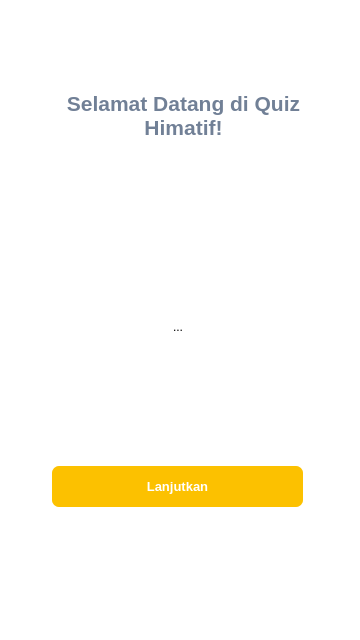
<?xml version="1.0" encoding="UTF-8"?>
<ui version="4.0">
 <class>MainWindow</class>
 <widget class="QMainWindow" name="MainWindow">
  <property name="geometry">
   <rect>
    <x>0</x>
    <y>0</y>
    <width>360</width>
    <height>640</height>
   </rect>
  </property>
  <property name="acceptDrops">
   <bool>false</bool>
  </property>
  <property name="windowTitle">
   <string>Quiz Himatif</string>
  </property>
  <property name="windowIcon">
   <iconset resource="assets.qrc">
    <normaloff>:/images/icon.png</normaloff>:/images/icon.png</iconset>
  </property>
  <property name="styleSheet">
   <string notr="true">QWidget{
	background-color: #FFFFFF;
}
QToolButton {
	border-radius:50px;
	background-color: #c4c4c4;
}

QLineEdit {
	padding-left:5px;
	border-radius:7px;
	border: 1px solid #FCC100;
}

QPushButton {
	padding: 0px;
	border: 0px;
	border-radius:2px;
	color: #FFFFFF;
}

QLabel{
	color: #718096;
}

</string>
  </property>
  <widget class="QWidget" name="centralwidget">
   <widget class="QStackedWidget" name="Stack_Pages">
    <property name="geometry">
     <rect>
      <x>0</x>
      <y>0</y>
      <width>360</width>
      <height>640</height>
     </rect>
    </property>
    <property name="sizePolicy">
     <sizepolicy hsizetype="Maximum" vsizetype="Maximum">
      <horstretch>0</horstretch>
      <verstretch>0</verstretch>
     </sizepolicy>
    </property>
    <property name="minimumSize">
     <size>
      <width>360</width>
      <height>0</height>
     </size>
    </property>
    <property name="currentIndex">
     <number>0</number>
    </property>
    <widget class="QWidget" name="page_1">
     <property name="styleSheet">
      <string notr="true">QPushButton#pushButton_Masuk{
	padding: 0px;
	border: 0px;
	border-radius:7px;
	background-color: #FCC100;
}

QToolButton {
	background-color: transparent;
}</string>
     </property>
     <widget class="QPushButton" name="pushButton_Masuk">
      <property name="enabled">
       <bool>true</bool>
      </property>
      <property name="geometry">
       <rect>
        <x>52</x>
        <y>466</y>
        <width>251</width>
        <height>41</height>
       </rect>
      </property>
      <property name="font">
       <font>
        <family>MS Shell Dlg 2</family>
        <pointsize>10</pointsize>
        <weight>75</weight>
        <bold>true</bold>
       </font>
      </property>
      <property name="cursor">
       <cursorShape>PointingHandCursor</cursorShape>
      </property>
      <property name="mouseTracking">
       <bool>false</bool>
      </property>
      <property name="focusPolicy">
       <enum>Qt::NoFocus</enum>
      </property>
      <property name="text">
       <string>Lanjutkan</string>
      </property>
      <property name="shortcut">
       <string notr="true"/>
      </property>
     </widget>
     <widget class="QToolButton" name="toolButton">
      <property name="geometry">
       <rect>
        <x>33</x>
        <y>182</y>
        <width>290</width>
        <height>290</height>
       </rect>
      </property>
      <property name="text">
       <string>...</string>
      </property>
      <property name="icon">
       <iconset resource="assets.qrc">
        <normaloff>:/images/Pict.png</normaloff>:/images/Pict.png</iconset>
      </property>
      <property name="iconSize">
       <size>
        <width>500</width>
        <height>500</height>
       </size>
      </property>
     </widget>
     <widget class="QLabel" name="label_Welcome">
      <property name="geometry">
       <rect>
        <x>63</x>
        <y>70</y>
        <width>241</width>
        <height>91</height>
       </rect>
      </property>
      <property name="font">
       <font>
        <family>MS Shell Dlg 2</family>
        <pointsize>16</pointsize>
        <weight>75</weight>
        <bold>true</bold>
       </font>
      </property>
      <property name="text">
       <string>Selamat Datang di Quiz Himatif!</string>
      </property>
      <property name="alignment">
       <set>Qt::AlignCenter</set>
      </property>
      <property name="wordWrap">
       <bool>true</bool>
      </property>
     </widget>
    </widget>
    <widget class="QWidget" name="page_2">
     <property name="styleSheet">
      <string notr="true">QPushButton#pushButton_Ready{
	padding: 0px;
	border: 0px;
	border-radius:7px;
	background-color: #FCC100;
}
</string>
     </property>
     <widget class="QLineEdit" name="lineEdit_Password">
      <property name="geometry">
       <rect>
        <x>50</x>
        <y>350</y>
        <width>251</width>
        <height>41</height>
       </rect>
      </property>
      <property name="acceptDrops">
       <bool>true</bool>
      </property>
      <property name="autoFillBackground">
       <bool>false</bool>
      </property>
      <property name="echoMode">
       <enum>QLineEdit::Password</enum>
      </property>
      <property name="placeholderText">
       <string> Password</string>
      </property>
     </widget>
     <widget class="QLabel" name="label_Warning">
      <property name="geometry">
       <rect>
        <x>0</x>
        <y>260</y>
        <width>351</width>
        <height>20</height>
       </rect>
      </property>
      <property name="text">
       <string/>
      </property>
      <property name="alignment">
       <set>Qt::AlignCenter</set>
      </property>
     </widget>
     <widget class="QLineEdit" name="lineEdit_Username">
      <property name="geometry">
       <rect>
        <x>50</x>
        <y>290</y>
        <width>251</width>
        <height>41</height>
       </rect>
      </property>
      <property name="acceptDrops">
       <bool>true</bool>
      </property>
      <property name="autoFillBackground">
       <bool>false</bool>
      </property>
      <property name="placeholderText">
       <string> Username / NPM</string>
      </property>
     </widget>
     <widget class="QToolButton" name="toolButton_Logo">
      <property name="geometry">
       <rect>
        <x>120</x>
        <y>120</y>
        <width>101</width>
        <height>101</height>
       </rect>
      </property>
      <property name="layoutDirection">
       <enum>Qt::LeftToRight</enum>
      </property>
      <property name="autoFillBackground">
       <bool>false</bool>
      </property>
      <property name="styleSheet">
       <string notr="true"/>
      </property>
      <property name="text">
       <string/>
      </property>
      <property name="icon">
       <iconset resource="assets.qrc">
        <normaloff>:/images/icon.png</normaloff>:/images/icon.png</iconset>
      </property>
      <property name="iconSize">
       <size>
        <width>100</width>
        <height>100</height>
       </size>
      </property>
     </widget>
     <widget class="QPushButton" name="pushButton_Ready">
      <property name="enabled">
       <bool>true</bool>
      </property>
      <property name="geometry">
       <rect>
        <x>50</x>
        <y>410</y>
        <width>251</width>
        <height>41</height>
       </rect>
      </property>
      <property name="font">
       <font>
        <family>MS Shell Dlg 2</family>
        <pointsize>10</pointsize>
        <weight>75</weight>
        <bold>true</bold>
       </font>
      </property>
      <property name="cursor">
       <cursorShape>PointingHandCursor</cursorShape>
      </property>
      <property name="mouseTracking">
       <bool>false</bool>
      </property>
      <property name="focusPolicy">
       <enum>Qt::NoFocus</enum>
      </property>
      <property name="text">
       <string>Mulai Kuis!</string>
      </property>
      <property name="shortcut">
       <string notr="true"/>
      </property>
     </widget>
     <zorder>label_Warning</zorder>
     <zorder>toolButton_Logo</zorder>
     <zorder>lineEdit_Password</zorder>
     <zorder>pushButton_Ready</zorder>
     <zorder>lineEdit_Username</zorder>
    </widget>
    <widget class="QWidget" name="page_3">
     <property name="styleSheet">
      <string notr="true">QRadioButton {
	padding:12px;
	border-radius:7px;
	border: 1px solid #FCC100;
	text-align: center;
}

QRadioButton::indicator {
    width: 0px;
    height: 0px;
}

QRadioButton::checked {
    background-color: #FCC100;
	color: #FFFFFF;
}

QLabel {
	background-color : transparent;
}

QLabel#label_JudulQuiz{
	background-color : transparent;
	color: #FFFFFF;
}

QLabel#label_SoalTxt{
	background-color : transparent;
	color: #FFFFFF;
}

QLabel#label_n{
	background-color : transparent;
	color: #FFFFFF;
}

QLabel#label_outOfTen{

	color: #FFFFFF;
}

QWidget#page_3 { 
	background-color: #FCC100;
}

QGroupBox {
	background-color: #FFFFFF;
	border : 0px;
	border-radius: 14px;
}</string>
     </property>
     <widget class="QGroupBox" name="groupBox">
      <property name="geometry">
       <rect>
        <x>0</x>
        <y>80</y>
        <width>361</width>
        <height>561</height>
       </rect>
      </property>
      <property name="title">
       <string/>
      </property>
      <widget class="QWidget" name="layoutWidget">
       <property name="geometry">
        <rect>
         <x>0</x>
         <y>30</y>
         <width>361</width>
         <height>111</height>
        </rect>
       </property>
       <layout class="QHBoxLayout" name="LayoutSoal">
        <item>
         <spacer name="horizontalSpacer_8">
          <property name="orientation">
           <enum>Qt::Horizontal</enum>
          </property>
          <property name="sizeHint" stdset="0">
           <size>
            <width>40</width>
            <height>20</height>
           </size>
          </property>
         </spacer>
        </item>
        <item>
         <widget class="QLabel" name="label_Soal">
          <property name="font">
           <font>
            <family>MS Shell Dlg 2</family>
            <pointsize>11</pointsize>
            <weight>75</weight>
            <bold>true</bold>
           </font>
          </property>
          <property name="text">
           <string>Lorem ipsum dolor sit amet Lorem ipsum dolor sit amet Lorem ipsum dolor sit ametLorem ipsum dolor sit amet</string>
          </property>
          <property name="alignment">
           <set>Qt::AlignCenter</set>
          </property>
          <property name="wordWrap">
           <bool>true</bool>
          </property>
         </widget>
        </item>
        <item>
         <spacer name="horizontalSpacer_7">
          <property name="orientation">
           <enum>Qt::Horizontal</enum>
          </property>
          <property name="sizeHint" stdset="0">
           <size>
            <width>40</width>
            <height>20</height>
           </size>
          </property>
         </spacer>
        </item>
       </layout>
      </widget>
      <widget class="QWidget" name="verticalLayoutWidget">
       <property name="geometry">
        <rect>
         <x>30</x>
         <y>190</y>
         <width>291</width>
         <height>241</height>
        </rect>
       </property>
       <layout class="QVBoxLayout" name="verticalLayout_2">
        <property name="spacing">
         <number>10</number>
        </property>
        <item>
         <widget class="QRadioButton" name="opsiA">
          <property name="sizePolicy">
           <sizepolicy hsizetype="Expanding" vsizetype="Fixed">
            <horstretch>0</horstretch>
            <verstretch>0</verstretch>
           </sizepolicy>
          </property>
          <property name="font">
           <font>
            <pointsize>9</pointsize>
            <weight>75</weight>
            <bold>true</bold>
           </font>
          </property>
          <property name="focusPolicy">
           <enum>Qt::NoFocus</enum>
          </property>
          <property name="text">
           <string>Opsi A</string>
          </property>
          <property name="checked">
           <bool>true</bool>
          </property>
         </widget>
        </item>
        <item>
         <widget class="QRadioButton" name="opsiB">
          <property name="sizePolicy">
           <sizepolicy hsizetype="Expanding" vsizetype="Fixed">
            <horstretch>0</horstretch>
            <verstretch>0</verstretch>
           </sizepolicy>
          </property>
          <property name="font">
           <font>
            <pointsize>9</pointsize>
            <weight>75</weight>
            <bold>true</bold>
           </font>
          </property>
          <property name="focusPolicy">
           <enum>Qt::NoFocus</enum>
          </property>
          <property name="text">
           <string>Opsi B</string>
          </property>
          <property name="checked">
           <bool>false</bool>
          </property>
         </widget>
        </item>
        <item>
         <widget class="QRadioButton" name="opsiC">
          <property name="sizePolicy">
           <sizepolicy hsizetype="Expanding" vsizetype="Fixed">
            <horstretch>0</horstretch>
            <verstretch>0</verstretch>
           </sizepolicy>
          </property>
          <property name="font">
           <font>
            <pointsize>9</pointsize>
            <weight>75</weight>
            <bold>true</bold>
           </font>
          </property>
          <property name="focusPolicy">
           <enum>Qt::NoFocus</enum>
          </property>
          <property name="text">
           <string>Opsi C</string>
          </property>
         </widget>
        </item>
        <item>
         <widget class="QRadioButton" name="opsiD">
          <property name="sizePolicy">
           <sizepolicy hsizetype="Expanding" vsizetype="Fixed">
            <horstretch>0</horstretch>
            <verstretch>0</verstretch>
           </sizepolicy>
          </property>
          <property name="font">
           <font>
            <pointsize>9</pointsize>
            <weight>75</weight>
            <bold>true</bold>
           </font>
          </property>
          <property name="focusPolicy">
           <enum>Qt::NoFocus</enum>
          </property>
          <property name="text">
           <string>Opsi D</string>
          </property>
         </widget>
        </item>
       </layout>
      </widget>
      <widget class="QPushButton" name="pushButton_Next">
       <property name="geometry">
        <rect>
         <x>280</x>
         <y>460</y>
         <width>61</width>
         <height>41</height>
        </rect>
       </property>
       <property name="cursor">
        <cursorShape>PointingHandCursor</cursorShape>
       </property>
       <property name="focusPolicy">
        <enum>Qt::NoFocus</enum>
       </property>
       <property name="text">
        <string/>
       </property>
       <property name="icon">
        <iconset resource="assets.qrc">
         <normaloff>:/images/Btn.svg</normaloff>:/images/Btn.svg</iconset>
       </property>
       <property name="iconSize">
        <size>
         <width>60</width>
         <height>60</height>
        </size>
       </property>
       <property name="checkable">
        <bool>true</bool>
       </property>
      </widget>
     </widget>
     <widget class="QLabel" name="label_JudulQuiz">
      <property name="geometry">
       <rect>
        <x>1</x>
        <y>20</y>
        <width>360</width>
        <height>20</height>
       </rect>
      </property>
      <property name="font">
       <font>
        <family>MS Shell Dlg 2</family>
        <pointsize>12</pointsize>
        <weight>75</weight>
        <bold>true</bold>
       </font>
      </property>
      <property name="layoutDirection">
       <enum>Qt::LeftToRight</enum>
      </property>
      <property name="text">
       <string>Tema</string>
      </property>
      <property name="alignment">
       <set>Qt::AlignCenter</set>
      </property>
      <property name="wordWrap">
       <bool>true</bool>
      </property>
     </widget>
     <widget class="QLabel" name="label_outOfTen">
      <property name="geometry">
       <rect>
        <x>192</x>
        <y>51</y>
        <width>29</width>
        <height>18</height>
       </rect>
      </property>
      <property name="font">
       <font>
        <family>MS Shell Dlg 2</family>
        <pointsize>9</pointsize>
        <weight>75</weight>
        <bold>true</bold>
       </font>
      </property>
      <property name="layoutDirection">
       <enum>Qt::LeftToRight</enum>
      </property>
      <property name="text">
       <string>/10</string>
      </property>
      <property name="alignment">
       <set>Qt::AlignCenter</set>
      </property>
      <property name="wordWrap">
       <bool>true</bool>
      </property>
     </widget>
     <widget class="QLabel" name="label_SoalTxt">
      <property name="geometry">
       <rect>
        <x>134</x>
        <y>51</y>
        <width>33</width>
        <height>18</height>
       </rect>
      </property>
      <property name="font">
       <font>
        <family>MS Shell Dlg 2</family>
        <pointsize>9</pointsize>
        <weight>75</weight>
        <bold>true</bold>
       </font>
      </property>
      <property name="layoutDirection">
       <enum>Qt::LeftToRight</enum>
      </property>
      <property name="text">
       <string>Soal</string>
      </property>
      <property name="alignment">
       <set>Qt::AlignCenter</set>
      </property>
      <property name="wordWrap">
       <bool>true</bool>
      </property>
     </widget>
     <widget class="QLabel" name="label_n">
      <property name="geometry">
       <rect>
        <x>171</x>
        <y>51</y>
        <width>20</width>
        <height>18</height>
       </rect>
      </property>
      <property name="font">
       <font>
        <family>MS Shell Dlg 2</family>
        <pointsize>9</pointsize>
        <weight>75</weight>
        <bold>true</bold>
       </font>
      </property>
      <property name="layoutDirection">
       <enum>Qt::LeftToRight</enum>
      </property>
      <property name="text">
       <string>10</string>
      </property>
      <property name="alignment">
       <set>Qt::AlignCenter</set>
      </property>
      <property name="wordWrap">
       <bool>true</bool>
      </property>
     </widget>
    </widget>
    <widget class="QWidget" name="page">
     <widget class="QLabel" name="label_BKTxt">
      <property name="geometry">
       <rect>
        <x>0</x>
        <y>80</y>
        <width>361</width>
        <height>21</height>
       </rect>
      </property>
      <property name="sizePolicy">
       <sizepolicy hsizetype="Expanding" vsizetype="Preferred">
        <horstretch>0</horstretch>
        <verstretch>0</verstretch>
       </sizepolicy>
      </property>
      <property name="font">
       <font>
        <family>MS Shell Dlg 2</family>
        <pointsize>13</pointsize>
        <weight>75</weight>
        <bold>true</bold>
       </font>
      </property>
      <property name="text">
       <string>Badan Kelengkapan Himatif</string>
      </property>
      <property name="alignment">
       <set>Qt::AlignCenter</set>
      </property>
      <property name="wordWrap">
       <bool>true</bool>
      </property>
     </widget>
     <widget class="QLabel" name="label_score_BK">
      <property name="geometry">
       <rect>
        <x>140</x>
        <y>140</y>
        <width>71</width>
        <height>41</height>
       </rect>
      </property>
      <property name="sizePolicy">
       <sizepolicy hsizetype="Expanding" vsizetype="Preferred">
        <horstretch>0</horstretch>
        <verstretch>0</verstretch>
       </sizepolicy>
      </property>
      <property name="font">
       <font>
        <family>MS Shell Dlg 2</family>
        <pointsize>20</pointsize>
        <weight>75</weight>
        <bold>true</bold>
       </font>
      </property>
      <property name="text">
       <string>XX</string>
      </property>
      <property name="alignment">
       <set>Qt::AlignCenter</set>
      </property>
      <property name="wordWrap">
       <bool>true</bool>
      </property>
     </widget>
     <widget class="QLabel" name="label_SejarahTxt">
      <property name="geometry">
       <rect>
        <x>-10</x>
        <y>210</y>
        <width>361</width>
        <height>21</height>
       </rect>
      </property>
      <property name="sizePolicy">
       <sizepolicy hsizetype="Expanding" vsizetype="Preferred">
        <horstretch>0</horstretch>
        <verstretch>0</verstretch>
       </sizepolicy>
      </property>
      <property name="font">
       <font>
        <family>MS Shell Dlg 2</family>
        <pointsize>13</pointsize>
        <weight>75</weight>
        <bold>true</bold>
       </font>
      </property>
      <property name="text">
       <string>Sejarah Himatif</string>
      </property>
      <property name="alignment">
       <set>Qt::AlignCenter</set>
      </property>
      <property name="wordWrap">
       <bool>true</bool>
      </property>
     </widget>
     <widget class="QLabel" name="label_score_Sejarah">
      <property name="geometry">
       <rect>
        <x>140</x>
        <y>250</y>
        <width>71</width>
        <height>41</height>
       </rect>
      </property>
      <property name="sizePolicy">
       <sizepolicy hsizetype="Expanding" vsizetype="Preferred">
        <horstretch>0</horstretch>
        <verstretch>0</verstretch>
       </sizepolicy>
      </property>
      <property name="font">
       <font>
        <family>MS Shell Dlg 2</family>
        <pointsize>20</pointsize>
        <weight>75</weight>
        <bold>true</bold>
       </font>
      </property>
      <property name="text">
       <string>XX</string>
      </property>
      <property name="alignment">
       <set>Qt::AlignCenter</set>
      </property>
      <property name="wordWrap">
       <bool>true</bool>
      </property>
     </widget>
     <widget class="QLabel" name="label_TITxt">
      <property name="geometry">
       <rect>
        <x>-10</x>
        <y>350</y>
        <width>361</width>
        <height>21</height>
       </rect>
      </property>
      <property name="sizePolicy">
       <sizepolicy hsizetype="Expanding" vsizetype="Preferred">
        <horstretch>0</horstretch>
        <verstretch>0</verstretch>
       </sizepolicy>
      </property>
      <property name="font">
       <font>
        <family>MS Shell Dlg 2</family>
        <pointsize>13</pointsize>
        <weight>75</weight>
        <bold>true</bold>
       </font>
      </property>
      <property name="text">
       <string>Teknik Informatika</string>
      </property>
      <property name="alignment">
       <set>Qt::AlignCenter</set>
      </property>
      <property name="wordWrap">
       <bool>true</bool>
      </property>
     </widget>
     <widget class="QLabel" name="label_score_TI">
      <property name="geometry">
       <rect>
        <x>140</x>
        <y>390</y>
        <width>71</width>
        <height>41</height>
       </rect>
      </property>
      <property name="sizePolicy">
       <sizepolicy hsizetype="Expanding" vsizetype="Preferred">
        <horstretch>0</horstretch>
        <verstretch>0</verstretch>
       </sizepolicy>
      </property>
      <property name="font">
       <font>
        <family>MS Shell Dlg 2</family>
        <pointsize>20</pointsize>
        <weight>75</weight>
        <bold>true</bold>
       </font>
      </property>
      <property name="text">
       <string>XX</string>
      </property>
      <property name="alignment">
       <set>Qt::AlignCenter</set>
      </property>
      <property name="wordWrap">
       <bool>true</bool>
      </property>
     </widget>
     <widget class="QLabel" name="label_TotalTxt">
      <property name="geometry">
       <rect>
        <x>0</x>
        <y>470</y>
        <width>361</width>
        <height>21</height>
       </rect>
      </property>
      <property name="sizePolicy">
       <sizepolicy hsizetype="Expanding" vsizetype="Preferred">
        <horstretch>0</horstretch>
        <verstretch>0</verstretch>
       </sizepolicy>
      </property>
      <property name="font">
       <font>
        <family>MS Shell Dlg 2</family>
        <pointsize>13</pointsize>
        <weight>75</weight>
        <bold>true</bold>
       </font>
      </property>
      <property name="text">
       <string>Total </string>
      </property>
      <property name="alignment">
       <set>Qt::AlignCenter</set>
      </property>
      <property name="wordWrap">
       <bool>true</bool>
      </property>
     </widget>
     <widget class="QLabel" name="label_score_Total">
      <property name="geometry">
       <rect>
        <x>140</x>
        <y>510</y>
        <width>71</width>
        <height>41</height>
       </rect>
      </property>
      <property name="sizePolicy">
       <sizepolicy hsizetype="Expanding" vsizetype="Preferred">
        <horstretch>0</horstretch>
        <verstretch>0</verstretch>
       </sizepolicy>
      </property>
      <property name="font">
       <font>
        <family>MS Shell Dlg 2</family>
        <pointsize>20</pointsize>
        <weight>75</weight>
        <bold>true</bold>
       </font>
      </property>
      <property name="text">
       <string>XX</string>
      </property>
      <property name="alignment">
       <set>Qt::AlignCenter</set>
      </property>
      <property name="wordWrap">
       <bool>true</bool>
      </property>
     </widget>
     <widget class="QLabel" name="label_HaiTxt">
      <property name="geometry">
       <rect>
        <x>1</x>
        <y>81</y>
        <width>16</width>
        <height>21</height>
       </rect>
      </property>
      <property name="sizePolicy">
       <sizepolicy hsizetype="Fixed" vsizetype="Preferred">
        <horstretch>0</horstretch>
        <verstretch>0</verstretch>
       </sizepolicy>
      </property>
      <property name="font">
       <font>
        <family>MS Shell Dlg 2</family>
        <pointsize>10</pointsize>
        <weight>75</weight>
        <bold>true</bold>
       </font>
      </property>
      <property name="text">
       <string/>
      </property>
      <property name="alignment">
       <set>Qt::AlignCenter</set>
      </property>
      <property name="wordWrap">
       <bool>true</bool>
      </property>
     </widget>
     <widget class="QLabel" name="label_Nama">
      <property name="geometry">
       <rect>
        <x>0</x>
        <y>0</y>
        <width>181</width>
        <height>61</height>
       </rect>
      </property>
      <property name="sizePolicy">
       <sizepolicy hsizetype="Expanding" vsizetype="Fixed">
        <horstretch>0</horstretch>
        <verstretch>0</verstretch>
       </sizepolicy>
      </property>
      <property name="font">
       <font>
        <family>MS Shell Dlg 2</family>
        <pointsize>10</pointsize>
        <weight>75</weight>
        <bold>true</bold>
       </font>
      </property>
      <property name="text">
       <string>nama User</string>
      </property>
      <property name="alignment">
       <set>Qt::AlignLeading|Qt::AlignLeft|Qt::AlignTop</set>
      </property>
      <property name="wordWrap">
       <bool>true</bool>
      </property>
     </widget>
    </widget>
   </widget>
  </widget>
  <widget class="QStatusBar" name="statusbar"/>
 </widget>
 <resources>
  <include location="assets.qrc"/>
 </resources>
 <connections>
  <connection>
   <sender>lineEdit_Username</sender>
   <signal>returnPressed()</signal>
   <receiver>lineEdit_Password</receiver>
   <slot>setFocus()</slot>
   <hints>
    <hint type="sourcelabel">
     <x>246</x>
     <y>314</y>
    </hint>
    <hint type="destinationlabel">
     <x>253</x>
     <y>359</y>
    </hint>
   </hints>
  </connection>
  <connection>
   <sender>lineEdit_Password</sender>
   <signal>returnPressed()</signal>
   <receiver>pushButton_Ready</receiver>
   <slot>click()</slot>
   <hints>
    <hint type="sourcelabel">
     <x>190</x>
     <y>360</y>
    </hint>
    <hint type="destinationlabel">
     <x>190</x>
     <y>425</y>
    </hint>
   </hints>
  </connection>
  <connection>
   <sender>Stack_Pages</sender>
   <signal>currentChanged(int)</signal>
   <receiver>opsiA</receiver>
   <slot>toggle()</slot>
   <hints>
    <hint type="sourcelabel">
     <x>350</x>
     <y>67</y>
    </hint>
    <hint type="destinationlabel">
     <x>256</x>
     <y>300</y>
    </hint>
   </hints>
  </connection>
 </connections>
</ui>
